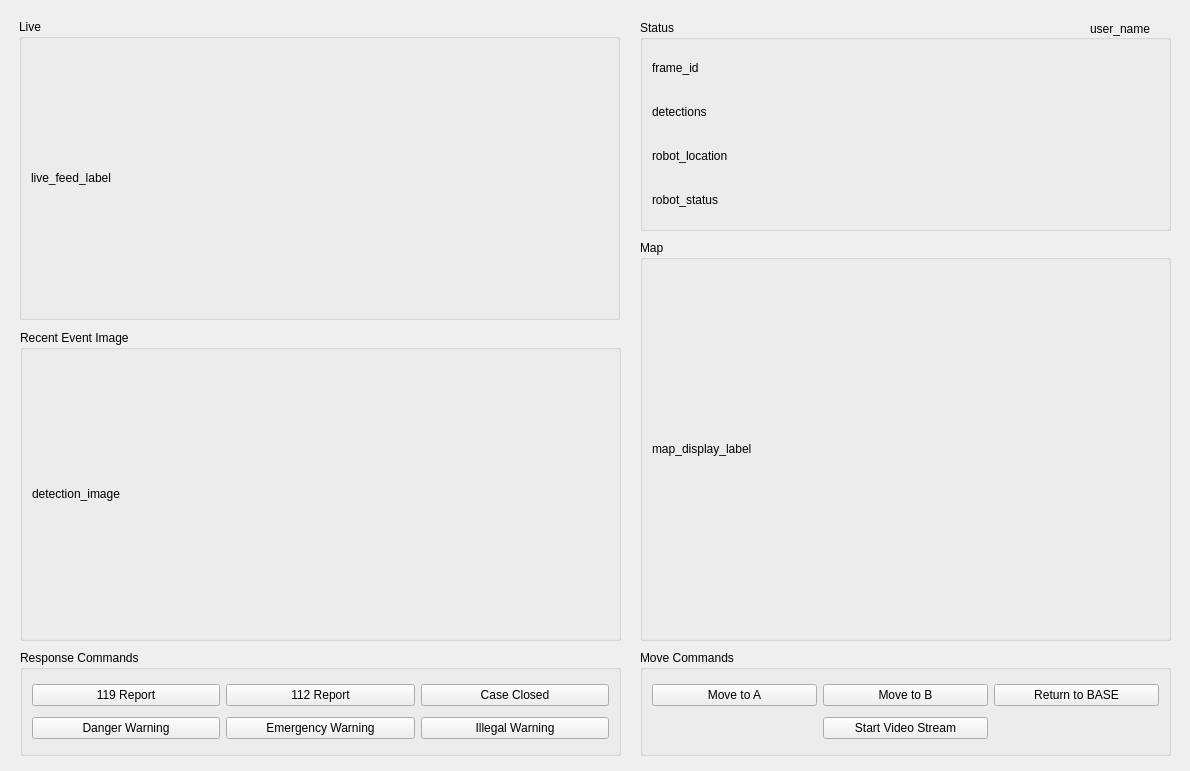
<?xml version="1.0" encoding="UTF-8"?>
<ui version="4.0">
 <class>Form</class>
 <widget class="QWidget" name="Form">
  <property name="windowModality">
   <enum>Qt::NonModal</enum>
  </property>
  <property name="geometry">
   <rect>
    <x>0</x>
    <y>0</y>
    <width>1190</width>
    <height>771</height>
   </rect>
  </property>
  <property name="windowTitle">
   <string>Form</string>
  </property>
  <widget class="QWidget" name="widget" native="true">
   <property name="enabled">
    <bool>true</bool>
   </property>
   <property name="geometry">
    <rect>
     <x>10</x>
     <y>10</y>
     <width>621</width>
     <height>751</height>
    </rect>
   </property>
   <property name="acceptDrops">
    <bool>false</bool>
   </property>
   <property name="autoFillBackground">
    <bool>false</bool>
   </property>
   <widget class="QGroupBox" name="live">
    <property name="geometry">
     <rect>
      <x>9</x>
      <y>9</y>
      <width>601</width>
      <height>301</height>
     </rect>
    </property>
    <property name="title">
     <string>Live</string>
    </property>
    <layout class="QGridLayout" name="gridLayout">
     <item row="0" column="0" rowspan="2">
      <widget class="QLabel" name="live_feed_label">
       <property name="text">
        <string>live_feed_label</string>
       </property>
      </widget>
     </item>
    </layout>
   </widget>
   <widget class="QGroupBox" name="recent_event_image">
    <property name="geometry">
     <rect>
      <x>10</x>
      <y>320</y>
      <width>601</width>
      <height>311</height>
     </rect>
    </property>
    <property name="title">
     <string>Recent Event Image</string>
    </property>
    <layout class="QGridLayout" name="gridLayout_4">
     <item row="1" column="0">
      <widget class="QLabel" name="detection_image">
       <property name="text">
        <string>detection_image</string>
       </property>
      </widget>
     </item>
    </layout>
   </widget>
   <widget class="QGroupBox" name="response_commands">
    <property name="geometry">
     <rect>
      <x>10</x>
      <y>640</y>
      <width>601</width>
      <height>106</height>
     </rect>
    </property>
    <property name="title">
     <string>Response Commands</string>
    </property>
    <layout class="QGridLayout" name="gridLayout_6">
     <item row="1" column="0">
      <widget class="QPushButton" name="btn_danger_warning">
       <property name="text">
        <string>Danger Warning</string>
       </property>
      </widget>
     </item>
     <item row="0" column="0">
      <widget class="QPushButton" name="btn_fire_report">
       <property name="text">
        <string>119 Report</string>
       </property>
      </widget>
     </item>
     <item row="0" column="1">
      <widget class="QPushButton" name="btn_police_report">
       <property name="text">
        <string>112 Report</string>
       </property>
      </widget>
     </item>
     <item row="1" column="1">
      <widget class="QPushButton" name="btn_emergency_warning">
       <property name="text">
        <string>Emergency Warning</string>
       </property>
      </widget>
     </item>
     <item row="0" column="2">
      <widget class="QPushButton" name="btn_case_closed">
       <property name="text">
        <string>Case Closed</string>
       </property>
      </widget>
     </item>
     <item row="1" column="2">
      <widget class="QPushButton" name="btn_illegal_warning">
       <property name="text">
        <string>Illegal Warning</string>
       </property>
      </widget>
     </item>
    </layout>
   </widget>
  </widget>
  <widget class="QWidget" name="widget_2" native="true">
   <property name="geometry">
    <rect>
     <x>630</x>
     <y>10</y>
     <width>551</width>
     <height>751</height>
    </rect>
   </property>
   <widget class="QGroupBox" name="status">
    <property name="geometry">
     <rect>
      <x>10</x>
      <y>10</y>
      <width>531</width>
      <height>211</height>
     </rect>
    </property>
    <property name="title">
     <string>Status</string>
    </property>
    <layout class="QGridLayout" name="gridLayout_2">
     <item row="1" column="0">
      <widget class="QLabel" name="detections">
       <property name="text">
        <string>detections</string>
       </property>
      </widget>
     </item>
     <item row="0" column="0">
      <widget class="QLabel" name="connectivity_label">
       <property name="text">
        <string>frame_id</string>
       </property>
      </widget>
     </item>
     <item row="2" column="0">
      <widget class="QLabel" name="robot_location">
       <property name="text">
        <string>robot_location</string>
       </property>
      </widget>
     </item>
     <item row="3" column="0">
      <widget class="QLabel" name="robot_status">
       <property name="text">
        <string>robot_status</string>
       </property>
      </widget>
     </item>
    </layout>
   </widget>
   <widget class="QGroupBox" name="map">
    <property name="geometry">
     <rect>
      <x>10</x>
      <y>230</y>
      <width>531</width>
      <height>401</height>
     </rect>
    </property>
    <property name="title">
     <string>Map</string>
    </property>
    <layout class="QGridLayout" name="gridLayout_3">
     <item row="1" column="1">
      <widget class="QLabel" name="map_display_label">
       <property name="text">
        <string>map_display_label</string>
       </property>
      </widget>
     </item>
    </layout>
   </widget>
   <widget class="QGroupBox" name="move_commands">
    <property name="geometry">
     <rect>
      <x>10</x>
      <y>640</y>
      <width>531</width>
      <height>106</height>
     </rect>
    </property>
    <property name="title">
     <string>Move Commands</string>
    </property>
    <layout class="QGridLayout" name="gridLayout_5">
     <item row="0" column="3">
      <widget class="QPushButton" name="btn_return_to_base">
       <property name="text">
        <string>Return to BASE</string>
       </property>
      </widget>
     </item>
     <item row="0" column="1">
      <widget class="QPushButton" name="btn_move_to_a">
       <property name="sizePolicy">
        <sizepolicy hsizetype="Minimum" vsizetype="Fixed">
         <horstretch>0</horstretch>
         <verstretch>0</verstretch>
        </sizepolicy>
       </property>
       <property name="text">
        <string>Move to A</string>
       </property>
      </widget>
     </item>
     <item row="0" column="2">
      <widget class="QPushButton" name="btn_move_to_b">
       <property name="text">
        <string>Move to B</string>
       </property>
      </widget>
     </item>
     <item row="1" column="2">
      <widget class="QPushButton" name="btn_start_video_stream">
       <property name="text">
        <string>Start Video Stream</string>
       </property>
      </widget>
     </item>
    </layout>
   </widget>
  </widget>
  <widget class="QLabel" name="label_user_name">
   <property name="geometry">
    <rect>
     <x>1090</x>
     <y>10</y>
     <width>507</width>
     <height>37</height>
    </rect>
   </property>
   <property name="text">
    <string>user_name</string>
   </property>
  </widget>
 </widget>
 <resources/>
 <connections/>
</ui>
